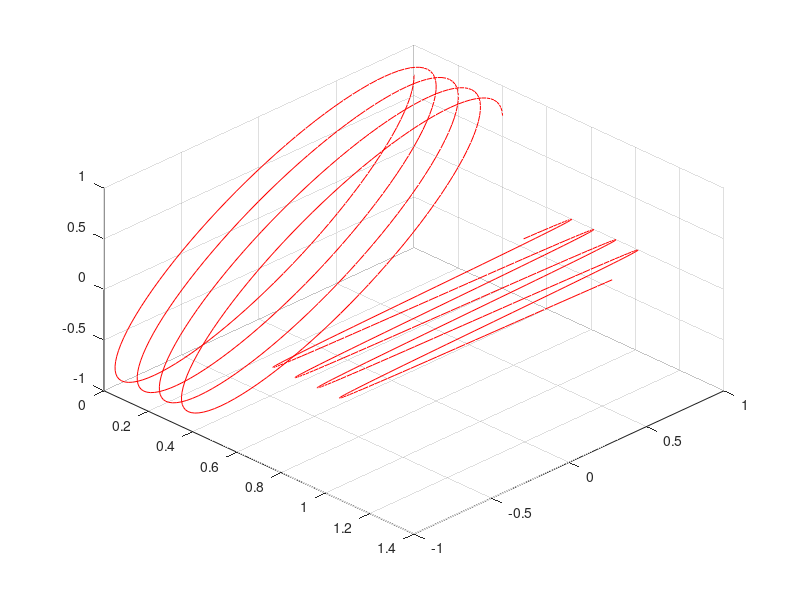
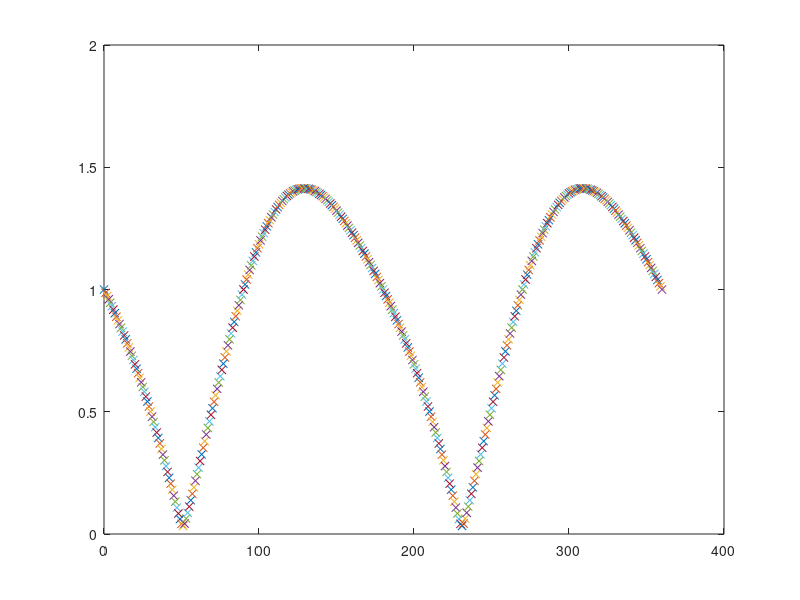

These figures' MATLAB source, in order:
close all;
clear;
clc;

c = 10; %speed of EM wave
lambda = 1; %wave length
z = 0; %z=0 measure from a point with time
T = lambda/c; % c = Lambda/T -> T = Lambda/c
t = 0:T/100:4*T;% let time flow
%Amplitudes
Ex = 1;
Ey = 1;
% px - py = phase difference
px = 0;
py = pi/4;

omega = 2*pi*c/lambda; %2pi/T
k = 2*pi/lambda;

ex = real(Ex*exp( 1i*( omega*t - k*z + px ) ));
ey = real(Ey*exp( 1i*( omega*t - k*z + py ) ));

%figure(1),subplot(2,1,1),plot3(t,ex,t*0,'r',t,t*0,ey,'b',t,ex,ey,'g'),grid on,hold on;

%Jones vector
J1 = Ex*exp(1i*k*px);
J2 = Ey*exp(1i*k*py);

J = [ J1
      J2 ];

%normalized
%factor = (abs(J1)^2 + abs(J2)^2)^(0.5);
%J = J/factor; %normalized jones vector

%J_abs = (abs(J(1))^2 + abs(J(2))^2)^0.5; %for test, J_abs == 1


% x_polarizer = [ 1 0
%                 0 0 ];
% 
% y_polarizer = [ 0 0
%                 0 1 ];
%           
% output = x_polarizer*J
% output = y_polarizer*J

p_theta = 0;

for x = 0:1:360
    
    p_theta = x;
    p_rad = pi*p_theta/180;
    
    p_rad_l = 0;%p_rad*4;
    polarizer_l = [ cos(p_rad_l)^2            sin(p_rad_l)*cos(p_rad_l)
                    sin(p_rad_l)*cos(p_rad_l) sin(p_rad_l)^2         ];
              
%     polarizer_w2 = [ cos(p_rad)^2 - 1i*(sin(p_rad)^2)  2*sin(p_rad)*cos(p_rad)
%                      2*sin(p_rad)*cos(p_rad)           sin(p_rad)^2 - 1i*(cos(p_rad)^2) ];
%     polarizer_w2 = polarizer_w2*exp(-1i*pi/2);

    polarizer_w4 = [ cos(p_rad)^2 + 1i*(sin(p_rad)^2)  (1-1i)*sin(p_rad)*cos(p_rad)
                     (1-1i)*sin(p_rad)*cos(p_rad)      sin(p_rad)^2 + 1i*(cos(p_rad)^2) ];
    polarizer_w4 = polarizer_w4*exp(-1i*pi/4);

%     polarizer = [ 1 0
%                  0 1i];

    output = polarizer_l*polarizer_w4*J;
    
%    a = polarizer_w4*J;
%    output = polarizer_l*a;

    ex_o = real(exp( 1i*(omega*t - k*z ))*output(1));
    ey_o = real(exp( 1i*(omega*t - k*z ))*output(2));

%     t = 0:T/100:4*T;
%     figure(1),plot3(t,ex,t*0,'r',t,t*0,ey,'b',t,ex,ey,'g'),grid on,hold on;
%     t = 7*T:T/100:11*T;
%     figure(1),plot3(t,ex_o,t*0,'r',t,t*0,ey_o,'b',t,ex_o,ey_o,'g'),grid on,view(45,45),hold off;

    t = 0:T/100:4*T;
    figure(1),plot3(t,ex,ey,'r'),grid on,hold on;
    t = 7*T:T/100:11*T;
    figure(1),plot3(t,ex_o,ey_o,'r'),grid on,view(45,45),hold off;

    figure(2),plot(p_theta,(abs(output(1))^2+abs(output(2))^2)^0.5,'x'),hold on;
    
    pause(1/60);
end